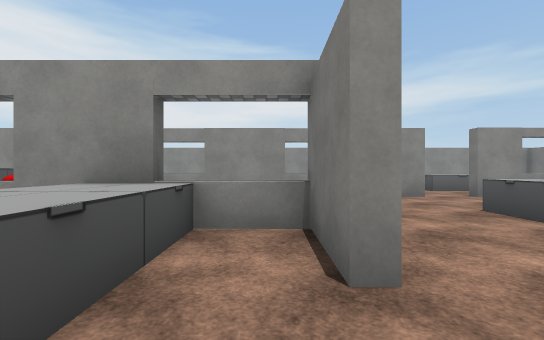
[1] (above)

23 first-person views from a walk through a 3-D level made in the Unity game engine. The camera is 1.3 m above the floor, looks level and sees 90° across. The floor is counted in squares, 2 m on a side. Each view is taken from the middle of a square. On the plan, view 1 faces up. The plan holds only what a view shows up to about 9 squares ahead; the rest is blank. The place goes on beyond the plan. The player is left out. Some animated figures are not drawn. Some surface patterns are stand-ins.

[2]
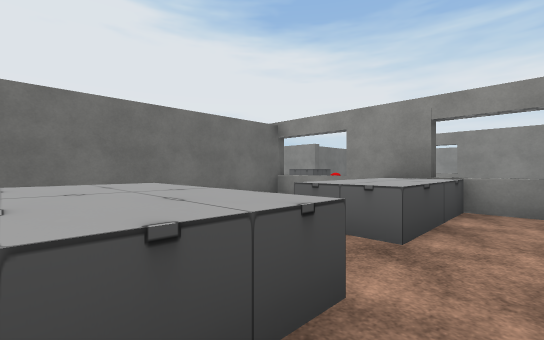

[3]
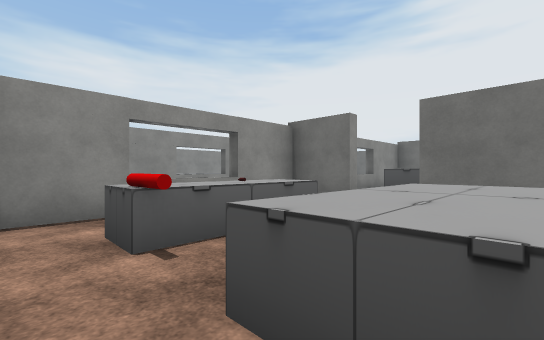

[4]
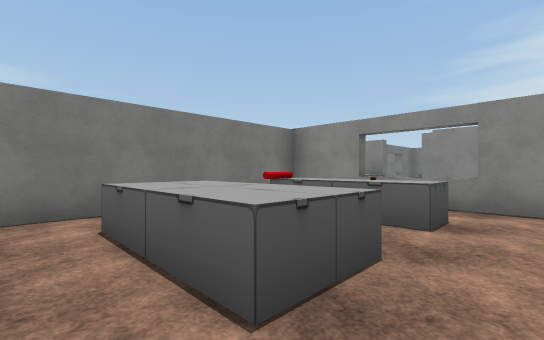

[5]
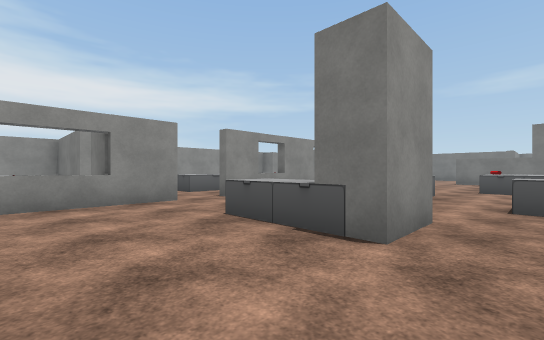

[6]
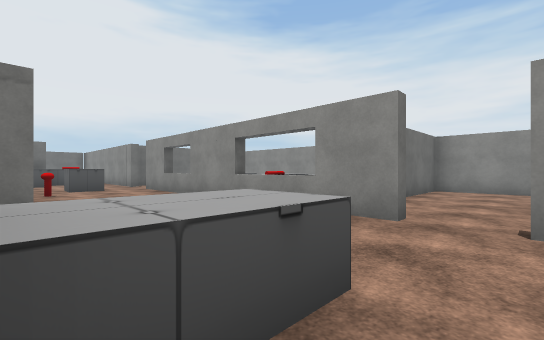

[7]
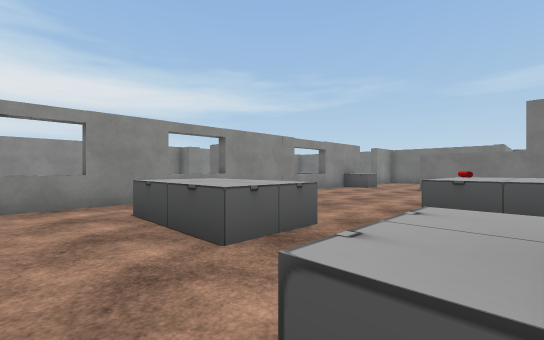

[8]
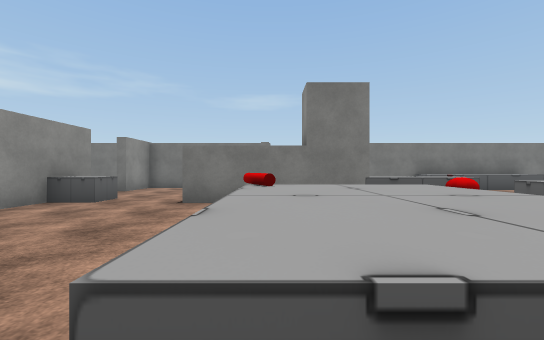

[9]
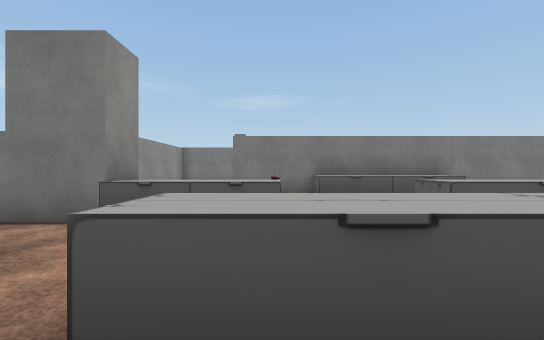

[10]
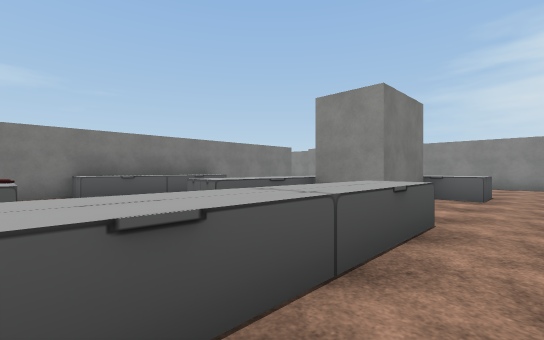

[11]
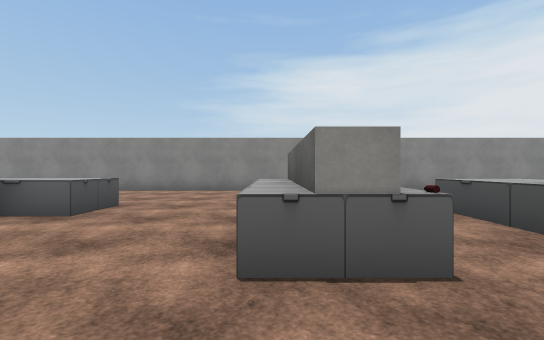

[12]
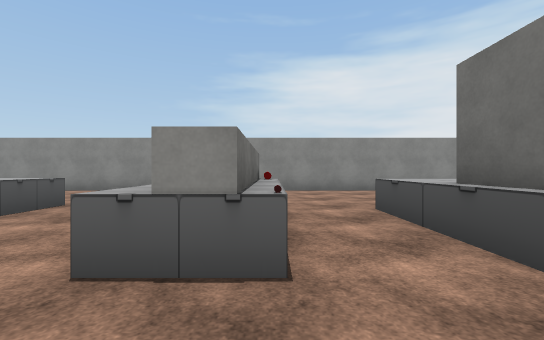

[13]
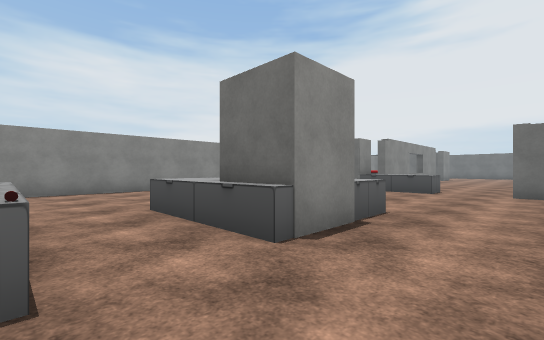

[14]
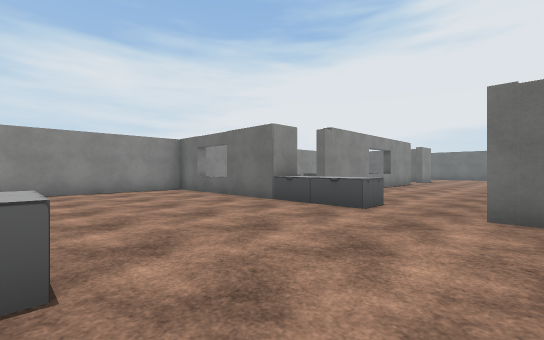

[15]
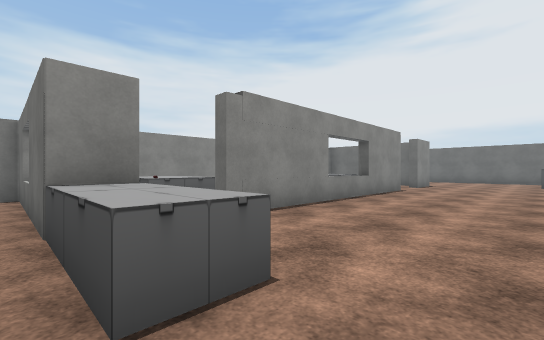

[16]
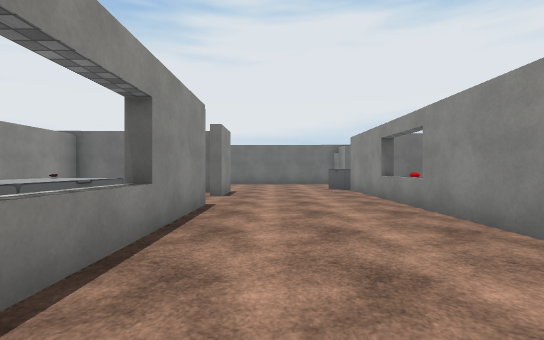

[17]
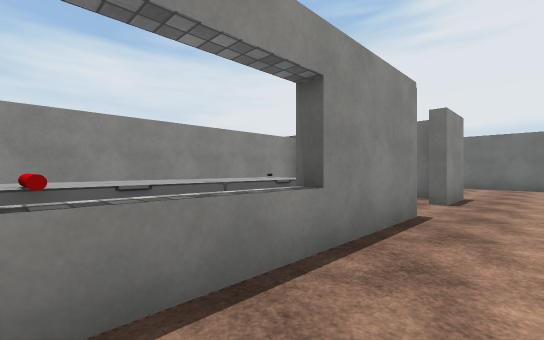

[18]
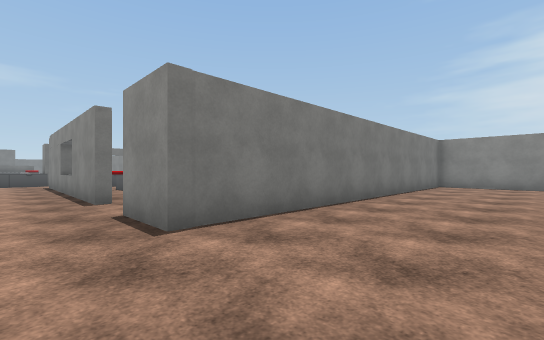

[19]
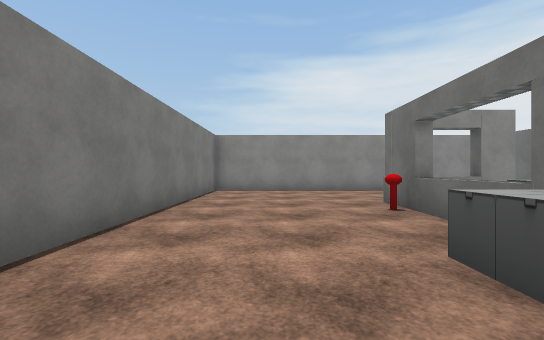

[20]
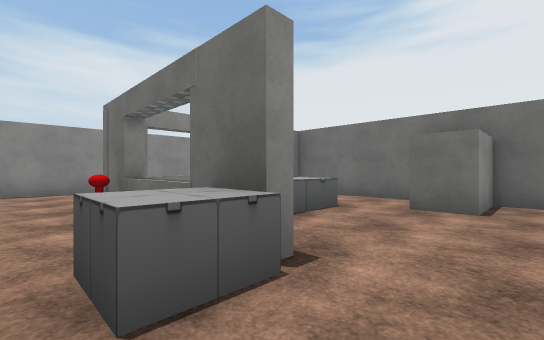

[21]
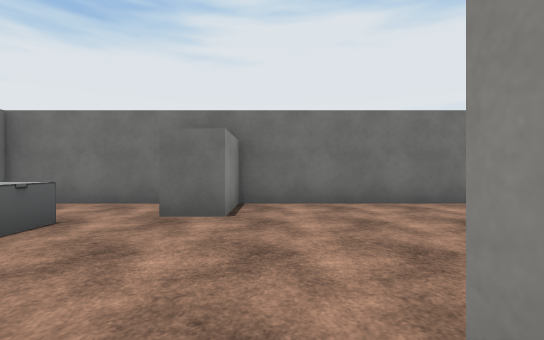

[22]
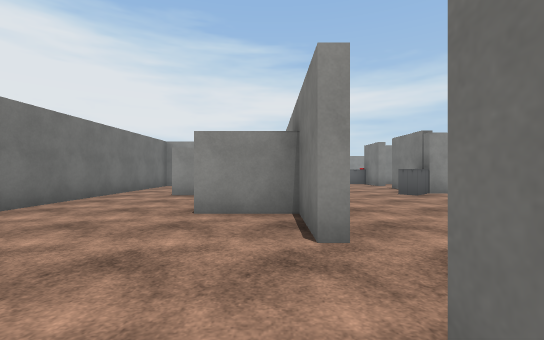

[23]
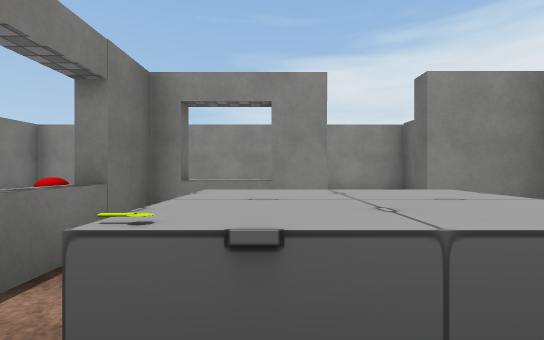

### Floor plan
Key: @ floor where view 1 was taken; # wall or solid block; . floor; = window, fence, low wall or low ledge; ^ raised ledge; O other object.
Columns run from 21 left of view 1 to 21 right of it. Each row starts with its distance up from view 1.
 13                       #######
 12                         #..
 11                         #..
 10                         #..
  9                         #.^^
  8                      O  ....
  7                  ^^^##^^#....    #
  6                 ....  ....####=###=##^..#
  5                 ^...  .......^...........
  4                 .O..  ...^...^.........
  3                 #^^#^^...^...^.......#
  2                 #  ^^.#..#......^^.  #   ##
  1                 #  ^^.......^. .^^. .#
  0                 #....@#          .O..#
 -1                 #.^^^.#           ...^   #
 -2                 #.^^^.#          .^..O   #
 -3              ^   .....#          .^.     #
 -4 #.      ..O  ^  #.^O^.#          .^.    ^#
 -5 #..    ..^##^^####^^###......... .^..^  ^#
 -6 #..#   ..^.........................  ^  ^#
 -7 #...   ...................^##.#^...##^  ^#
 -8 #... ##..............^..... ^.##...#     #
 -9 #...##.............. ^.....^^.##..^^     #
-10 #....#....##.###.###  #...  ... ..^^^    #
-11 #.........#  ^^^^O ^  ^...  ... ....
-12 ###.......#  O^^^^ ^^ ^... .... ....
-13 #.....^...#           #... .... .....
-14 #..^O.^...##########  ###################
-15 #..^^.O...#
-16 ### ^^#...#
-17       ....#
-18      .....#
-19      .....#
-20  ##########

Where each view was taken, in squares from view 1:
view 1: 0 up, 0 right, facing up
view 2: 2 down, 0 right, facing up-left
view 3: 1 down, 0 right, facing down-left
view 4: 0 up, 4 left, facing down-right
view 5: 1 up, 1 right, facing up-right
view 6: 3 up, 5 right, facing up-left
view 7: 1 up, 6 right, facing up-right
view 8: 2 up, 10 right, facing right
view 9: 2 down, 12 right, facing right
view 10: 2 down, 12 right, facing down-right
view 11: 5 down, 10 right, facing down
view 12: 5 down, 9 right, facing down
view 13: 5 down, 9 right, facing down-left
view 14: 5 down, 5 right, facing down-left
view 15: 6 down, 1 right, facing down-left
view 16: 8 down, 3 left, facing left
view 17: 8 down, 4 left, facing down-left
view 18: 8 down, 14 left, facing down-right
view 19: 11 down, 13 left, facing down
view 20: 11 down, 14 left, facing down-left
view 21: 11 down, 15 left, facing left
view 22: 13 down, 16 left, facing up
view 23: 13 down, 17 left, facing down
